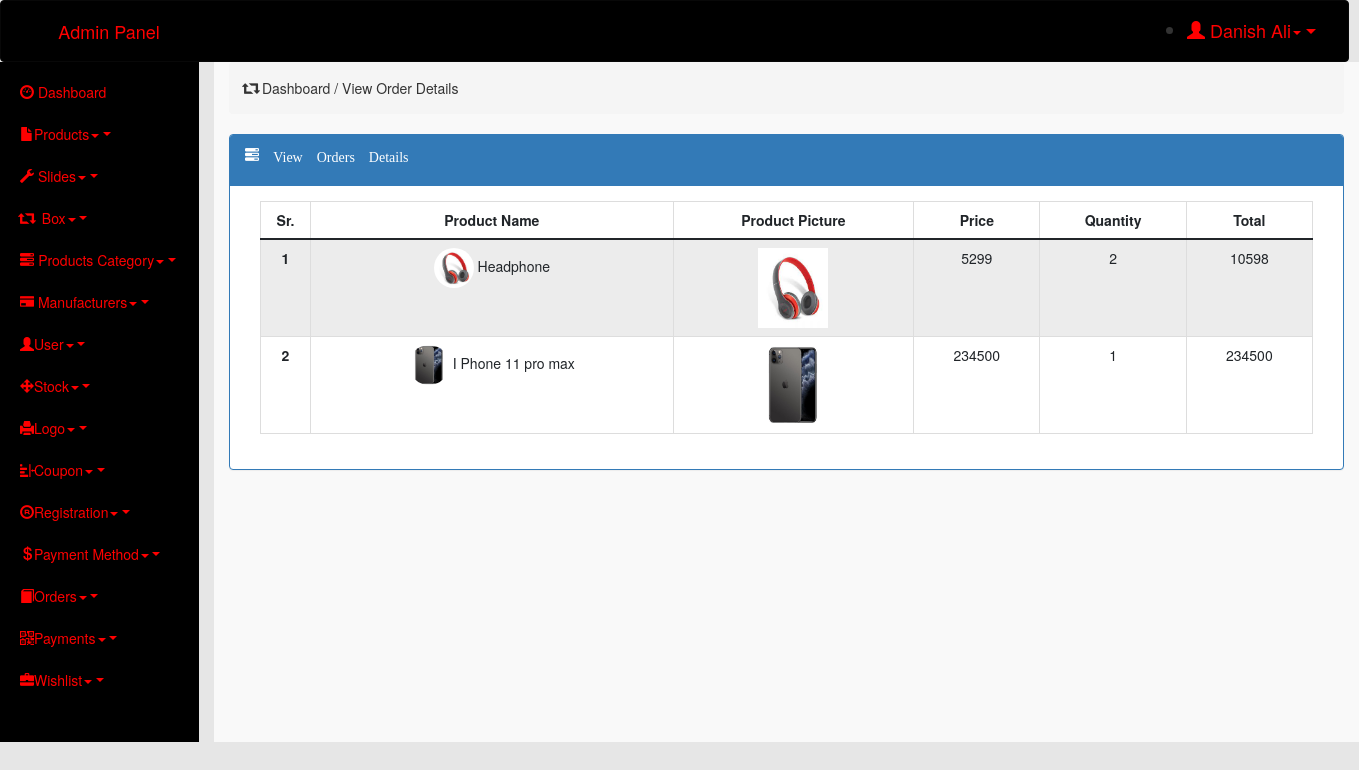
The page /admin/index.php?order_detail=21 (signed in) on the database its author committed.
### tables this page shows
CREATE TABLE `order_items` (
  `order_item_id` int(11) NOT NULL,
  `order_id` int(11) NOT NULL,
  `product_id` int(11) NOT NULL,
  `price` int(10) NOT NULL,
  `quantity` int(10) NOT NULL,
  `date/time` datetime NOT NULL DEFAULT current_timestamp()
);

CREATE TABLE `insert_product` (
  `id` int(11) NOT NULL,
  `title` varchar(100) NOT NULL,
  `manufacturer` int(20) NOT NULL,
  `product_category` int(20) NOT NULL,
  `image_1` varchar(100) NOT NULL,
  `image_2` varchar(100) NOT NULL,
  `image_3` varchar(100) NOT NULL,
  `purchase_price` varchar(11) NOT NULL,
  `sale_price` varchar(11) NOT NULL,
  `product_desc` varchar(3000) NOT NULL,
  `product_features` varchar(1000) NOT NULL,
  `keywords` varchar(50) NOT NULL,
  `date/time` datetime NOT NULL DEFAULT current_timestamp()
);

### admin/view_order_details.php (the view)
<div class="breadcrumb">
    <h5><span class="glyphicon glyphicon-retweet"></span> Dashboard / View Order Details</h5>
</div>
<div class="panel panel-primary">
    <div class="panel-heading"><span class="glyphicon glyphicon-tasks"> View Orders Details</span></p></div>
    <?php
        require_once('connection.php');
        if (isset($_GET['order_detail'])) {
            $order_detail_id = $_GET['order_detail'];
            $sql = "SELECT * FROM order_items WHERE order_id = '$order_detail_id'";
            $result = $conn->query($sql);
        }
    ?>
    <div class="panel-body">
    <div class="text-center">
    <div class="container-fluid">
                <table class="table table-bordered table-striped">
                    <thead>
                        <tr>
                            <th scope="col" style="width: 50px">Sr.</th>
                            <th scope="col" class="text-center">Product Name</th>
                            <th scope="col" class="text-center">Product Picture</th>
                            <th scope="col">Price</th>
                            <th scope="col">Quantity</th>
                            <th scope="col">Total</th>
                        </tr>
                    </thead>
                    <tbody>
                        <?php
                            $sno = 1;
                            while($row = $result->fetch_assoc())
                            {
                        ?>
                        <tr>
                            <th scope="row"><?= $sno ?></th>
                            <td>
                                <?php
                                    $product_id = $row['product_id'];
                                    $sql2 = "SELECT title FROM insert_product WHERE id = '$product_id' ";
                                    $result2 = $conn->query($sql2);
                                    $row2 = $result2->fetch_assoc();
                                    $sql3 = "SELECT * FROM insert_product WHERE id = '$product_id' ";
                                    $result3 = $conn->query($sql3);
                                    $row3 = $result3->fetch_assoc();
                                ?>
                                    <img src="aimages/<?php echo $row3['image_1'] ?>" alt="product" style="border-radius: 50%" height="40" width="40"> <?= $row2['title']?>
                            </td>
                            <td>
                                <img src="aimages/<?php echo $row3['image_1'] ?>" alt="product" height="80" width="70">
                            </td>
                            <td><?= $row['price'] ?></td>
                            <td><?= $row['quantity'] ?></td>
                            <td><?= $row['quantity'] *  $row['price'] ?></td>
                        <?php
                            $sno++;
                            }
                        ?>
                    </tbody>
                </table>
            </div>
        </div>
    </div>
</div>

### admin/index.php (style rules this page uses)
* { margin: 0px; padding: 0px; }
body { background-color: #E6E6E6; }
th , td { text-align: center; }

### rows shown on the page
order_items: insert_product.image_1 (picture), insert_product.title "Headphone", price "5299", quantity "2", quantity+price "10598"
order_items: insert_product.image_1 (picture), insert_product.title "I Phone 11 pro max", price "234500", quantity "1", $row['quantity']*$row['price'] "234500"

### other values the page prints
$name "Danish Ali"
